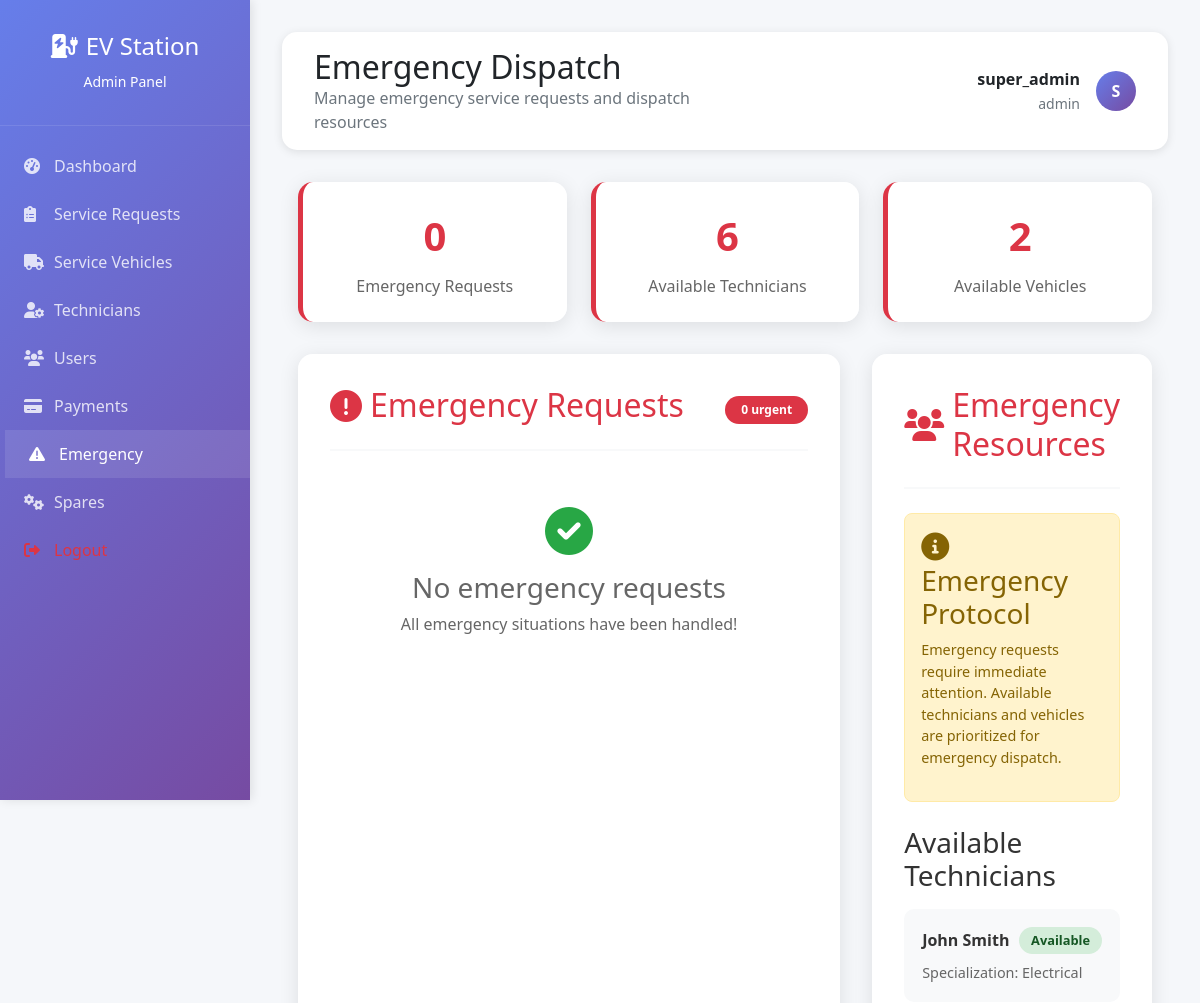
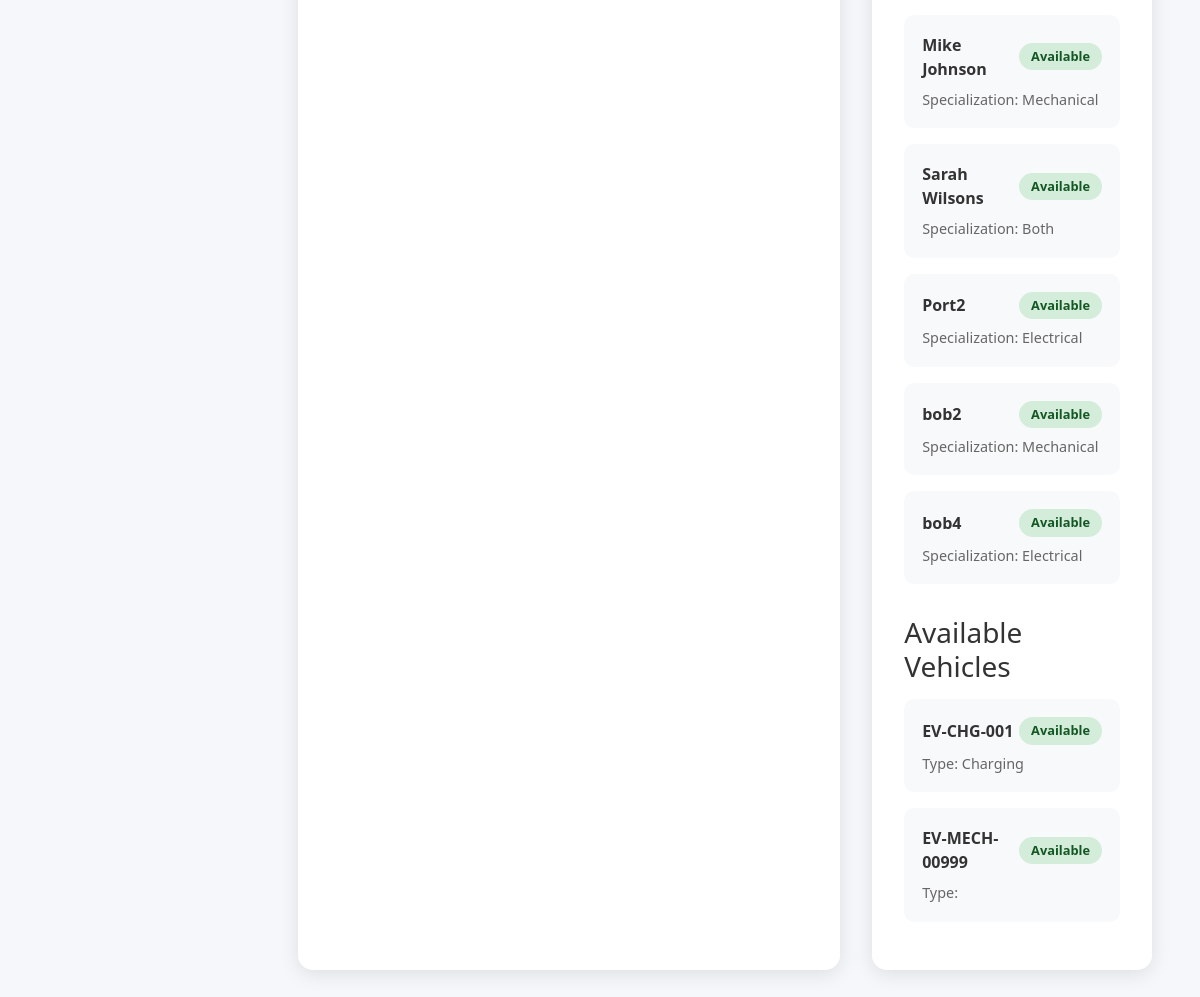
The page /admin/emergency.php (signed in) on the database as committed earlier (2 pictures, top to bottom).
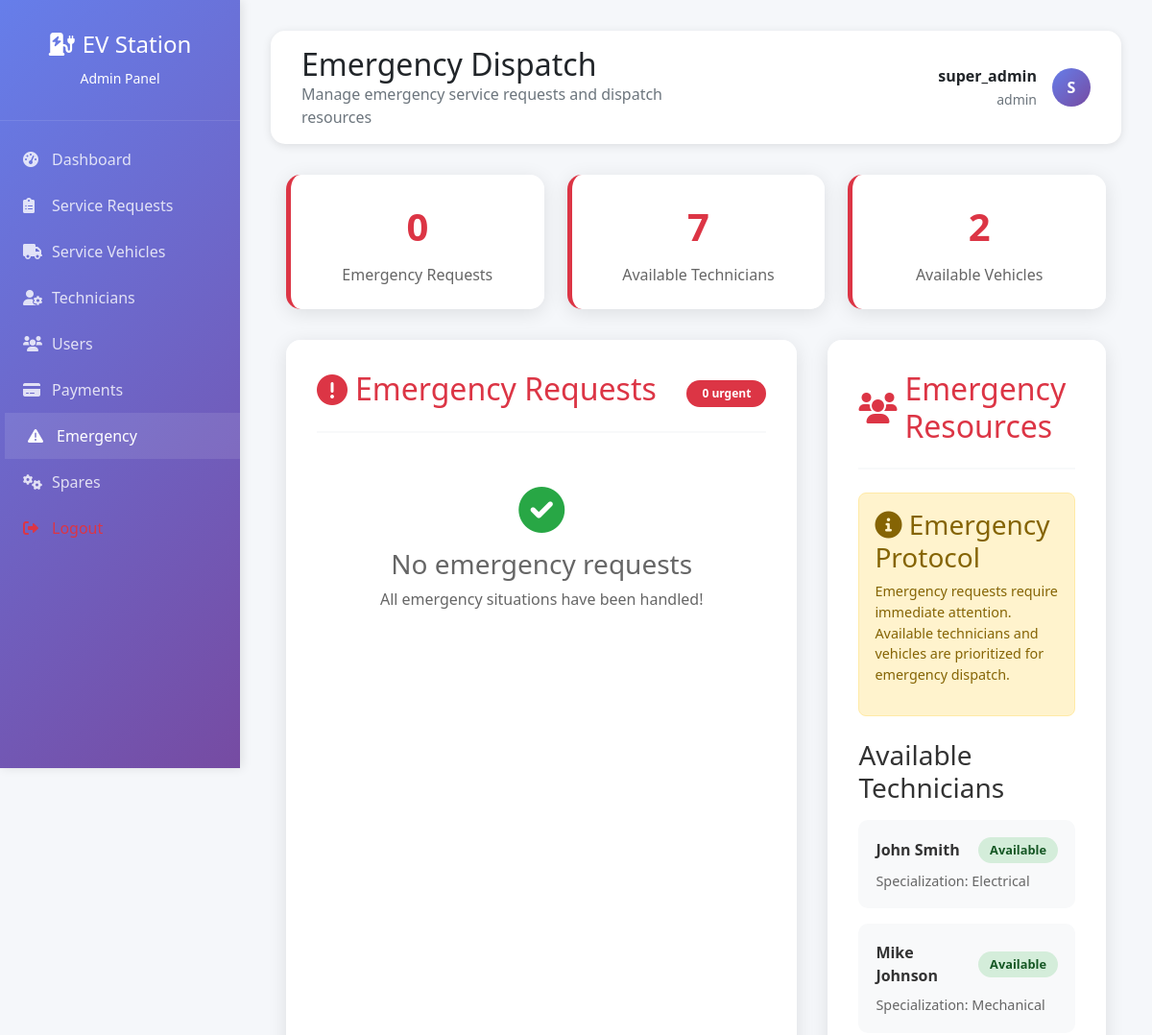
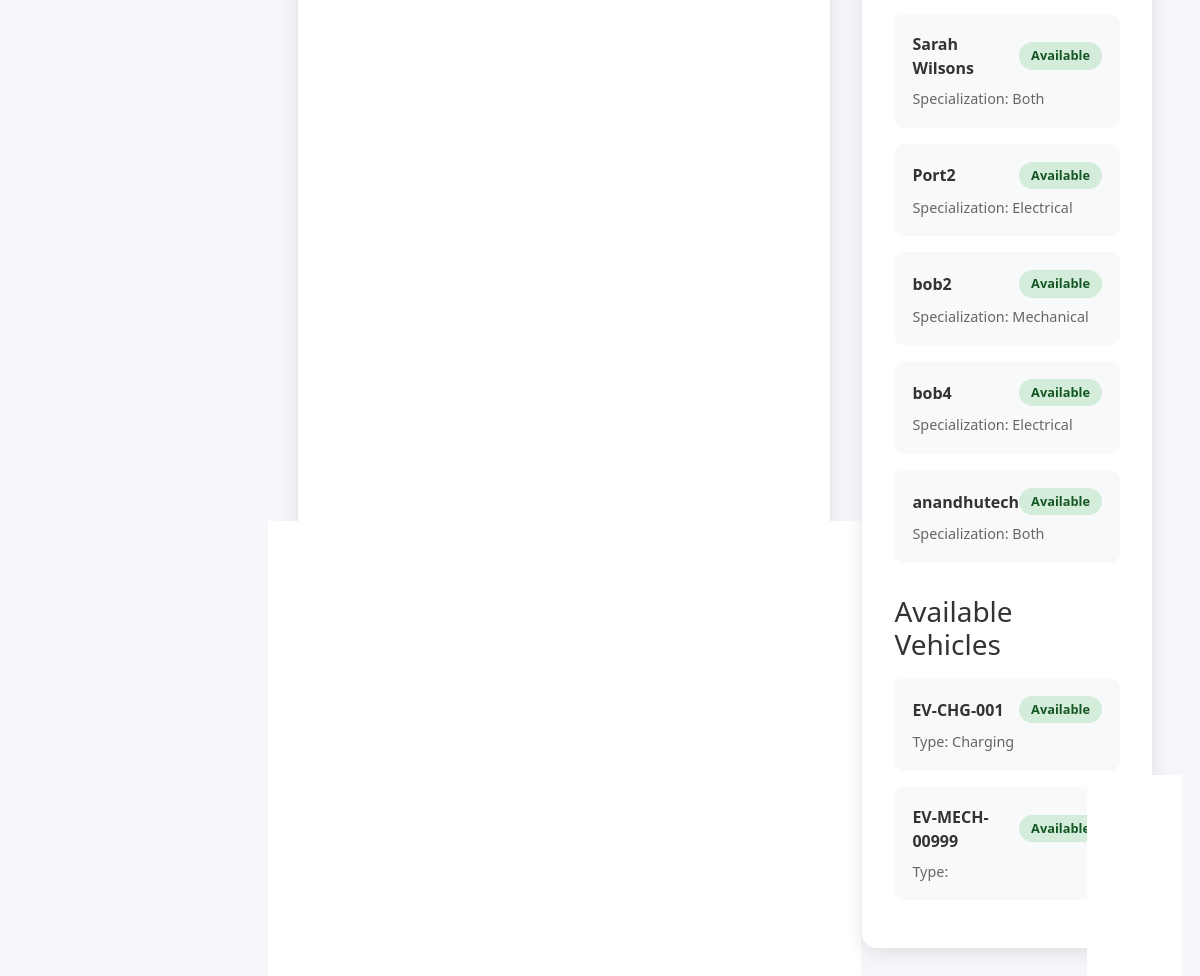
The same page on the database as committed later (2 pictures, top to bottom).
### tables this page shows
CREATE TABLE `technicians` (
  `id` int(11) NOT NULL,
  `full_name` varchar(100) NOT NULL,
  `email` varchar(150) DEFAULT NULL,
  `phone` varchar(20) NOT NULL,
  `specialization` enum('electrical','mechanical','both') NOT NULL,
  `experience_years` int(11) DEFAULT 0,
  `status` enum('available','busy','offline') DEFAULT 'available',
  `assigned_vehicle_id` int(11) DEFAULT NULL,
  `password` varchar(255) DEFAULT NULL,
  `created_at` timestamp NOT NULL DEFAULT current_timestamp()
);

CREATE TABLE `service_vehicles` (
  `id` int(11) NOT NULL,
  `vehicle_number` varchar(20) NOT NULL,
  `vehicle_type` enum('charging','mechanical','hybrid') NOT NULL,
  `capacity` varchar(50) DEFAULT NULL,
  `current_location_lat` decimal(10,8) DEFAULT NULL,
  `current_location_lng` decimal(11,8) DEFAULT NULL,
  `status` enum('available','busy','maintenance','offline') DEFAULT 'available',
  `created_at` timestamp NOT NULL DEFAULT current_timestamp()
);

### config/database.php (called while the page is built, shortened)
<?php
class Database {
    private $host = 'localhost';
    private $db_name = 'ev_mobile_station';
    private $username = 'root';
    private $password = '';
    private $conn;
    private static $instance = null;
    public static function getInstance() {
        if (self::$instance === null) {
            self::$instance = new self();
        }
        return self::$instance;
    }
    public function getConnection() {
        if ($this->conn === null) {
            try {
                $this->conn = new PDO(
                    "mysql:host=" . $this->host . ";dbname=" . $this->db_name . ";charset=utf8mb4",
                    $this->username,
                    $this->password,
                    array(
                        PDO::ATTR_ERRMODE => PDO::ERRMODE_EXCEPTION,
                        PDO::ATTR_DEFAULT_FETCH_MODE => PDO::FETCH_ASSOC,
                        PDO::MYSQL_ATTR_INIT_COMMAND => "SET NAMES utf8mb4",
                        PDO::ATTR_PERSISTENT => false,
                        PDO::ATTR_EMULATE_PREPARES => false
                    )
                );
            } catch(PDOException $exception) {
                error_log("Database connection error: " . $exception->getMessage());
                throw new Exception("Database connection failed: " . $exception->getMessage());
            }
        }
        return $this->conn;
    }
    public function executeQuery($sql, $params = []) {
        try {
            $conn = $this->getConnection();
            $stmt = $conn->prepare($sql);
            $stmt->execute($params);
            return $stmt;
        } catch (Exception $e) {
            error_log("Query execution error: " . $e->getMessage());
            throw new Exception("Query execution failed: " . $e->getMessage());
        }
    }
}
?>

### includes/functions.php (called while the page is built, shortened)
<?php
require_once __DIR__ . '/../config/database.php';
class VehicleManager {
    private $db;
    public function __construct() {
        $this->db = Database::getInstance();
    }
    public function getAvailableVehicles($type = null) {
        try {
            $sql = "SELECT * FROM service_vehicles WHERE status = 'available'";
            $params = [];
            $stmt = $this->db->executeQuery($sql, $params);
            return $stmt->fetchAll();
        } catch (Exception $e) {
            error_log("Get available vehicles error: " . $e->getMessage());
            return [];
        }
    }
}
class TechnicianManager {
    private $db;
    public function __construct() {
        $this->db = Database::getInstance();
    }
    public function getAvailableTechnicians($specialization = null) {
        try {
            $sql = "SELECT * FROM technicians WHERE status = 'available'";
            $params = [];
            $stmt = $this->db->executeQuery($sql, $params);
            return $stmt->fetchAll();
        } catch (Exception $e) {
            error_log("Get available technicians error: " . $e->getMessage());
            return [];
        }
    }
}
?>

### admin/emergency.php (the view, shortened to what the changed rows need)
<?php
require_once '../includes/functions.php';
$techManager = new TechnicianManager();
$vehicleManager = new VehicleManager();
$emergency_technicians = $techManager->getAvailableTechnicians();
$emergency_vehicles = $vehicleManager->getAvailableVehicles();
?>
<!DOCTYPE html>
<html lang="en">
<head>
    <link href="https://cdn.jsdelivr.net/npm/bootstrap@5.1.3/dist/css/bootstrap.min.css" rel="stylesheet">
    <link rel="stylesheet" href="https://cdnjs.cloudflare.com/ajax/libs/font-awesome/6.0.0/css/all.min.css">
</head>
<body>
    <div class="main-content">
        <div class="top-bar">
            <div class="row align-items-center">
                <div class="col-md-6">
                    <h2 class="mb-0">Emergency Dispatch</h2>
                </div>
            </div>
        </div>
        <div class="container">
            <div class="emergency-stats">
                <div class="stat-card">
                    <div class="stat-number"><?php echo count($emergency_technicians); ?></div>
                    <div class="stat-label">Available Technicians</div>
                </div>
            </div>
            <div class="content-grid">
                <div class="section">
                    <div class="section-header">
                        <h2><i class="fas fa-exclamation-circle"></i> Emergency Requests</h2>
                    </div>
                </div>
                <div class="section">
                    <div class="section-header">
                        <h2><i class="fas fa-users"></i> Emergency Resources</h2>
                    </div>
                    <?php foreach ($emergency_technicians as $technician): ?>
                        <div class="resource-card">
                            <div class="resource-header">
                                <div class="resource-name"><?php echo htmlspecialchars($technician['full_name']); ?></div>
                                <span class="status-badge status-<?php echo htmlspecialchars($technician['status']); ?>"><?php echo ucfirst($technician['status']); ?></span>
                            </div>
                            <div class="resource-details">Specialization: <?php echo ucfirst(htmlspecialchars($technician['specialization'])); ?></div>
                        </div>
                    <?php endforeach; ?>
                    <?php foreach ($emergency_vehicles as $vehicle): ?>
                        <div class="resource-card">
                            <div class="resource-header">
                                <div class="resource-name"><?php echo htmlspecialchars($vehicle['vehicle_number']); ?></div>
                                <span class="status-badge status-<?php echo htmlspecialchars($vehicle['status']); ?>"><?php echo ucfirst($vehicle['status']); ?></span>
                            </div>
                            <div class="resource-details">Type: <?php echo ucfirst(htmlspecialchars($vehicle['vehicle_type'])); ?></div>
                        </div>
                    <?php endforeach; ?>
                </div>
            </div>
        </div>
    </div>
</body>
</html>

Rows that differ between the two databases and show on the page:
now on this page (row edited): technicians: full_name "anandhutech", status "Available", specialization "Both"
Other text that changed with them:
count($emergency_technicians): "6" → "7"
